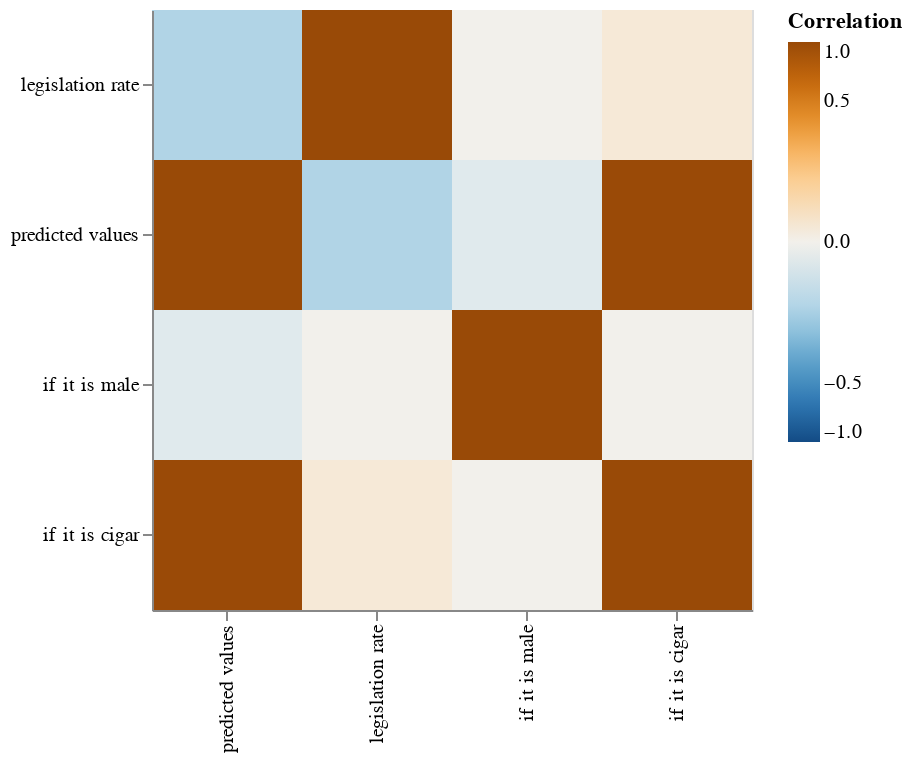

Write notebook code for a chart like this one.
### Code cell
corr_mx_long = corrtable.reset_index().rename(
columns = {'index': 'row'}
).melt(
id_vars = 'row',
var_name = 'col',
value_name = 'Correlation')
alt.Chart(corr_mx_long).mark_rect().encode(
)
# construct plot
alt.Chart(corr_mx_long).mark_rect().encode(
    x = alt.X('col', title = '', sort = {'field': 'Correlation', 'order': 'ascending'}), 
    y = alt.Y('row', title = '', sort = {'field': 'Correlation', 'order': 'ascending'}),
    color = alt.Color('Correlation', 
                      scale = alt.Scale(scheme = 'blueorange', # diverging gradient
                                        domain = (-1, 1), # ensure white = 0
                                        type = 'sqrt'), # adjust gradient scale
                     legend = alt.Legend(tickCount = 5)) # add ticks to colorbar at 0.5 for reference
).properties(width = 300, height = 300)

### Figure 1 — Vega-Lite specification as saved in the notebook (floating-point values rounded to 4 significant figures)
{"config": {"view": {"continuousWidth": 400, "continuousHeight": 300}}, "data": {"name": "data-df4b0c8321b766badbda2b1012015ace"}, "mark": "rect", "encoding": {"color": {"field": "Correlation", "legend": {"tickCount": 5}, "scale": {"domain": [-1, 1], "scheme": "blueorange", "type": "sqrt"}, "type": "quantitative"}, "x": {"field": "col", "sort": {"field": "Correlation", "order": "ascending"}, "title": "", "type": "nominal"}, "y": {"field": "row", "sort": {"field": "Correlation", "order": "ascending"}, "title": "", "type": "nominal"}}, "height": 300, "width": 300, "$schema": "https://vega.github.io/schema/vega-lite/v4.17.0.json", "datasets": {"data-df4b0c8321b766badbda2b1012015ace": [{"row": "if it is cigar", "col": "if it is cigar", "Correlation": 1.0}, {"row": "if it is male", "col": "if it is cigar", "Correlation": 0.0}, {"row": "legislation rate", "col": "if it is cigar", "Correlation": 0.006808}, {"row": "predicted values", "col": "if it is cigar", "Correlation": 0.9936}, {"row": "if it is cigar", "col": "if it is male", "Correlation": 0.0}, {"row": "if it is male", "col": "if it is male", "Correlation": 1.0}, {"row": "legislation rate", "col": "if it is male", "Correlation": 0.0}, {"row": "predicted values", "col": "if it is male", "Correlation": -0.01249}, {"row": "if it is cigar", "col": "legislation rate", "Correlation": 0.006808}, {"row": "if it is male", "col": "legislation rate", "Correlation": 0.0}, {"row": "legislation rate", "col": "legislation rate", "Correlation": 1.0}, {"row": "predicted values", "col": "legislation rate", "Correlation": -0.1053}, {"row": "if it is cigar", "col": "predicted values", "Correlation": 0.9936}, {"row": "if it is male", "col": "predicted values", "Correlation": -0.01249}, {"row": "legislation rate", "col": "predicted values", "Correlation": -0.1053}, {"row": "predicted values", "col": "predicted values", "Correlation": 1.0}]}}
